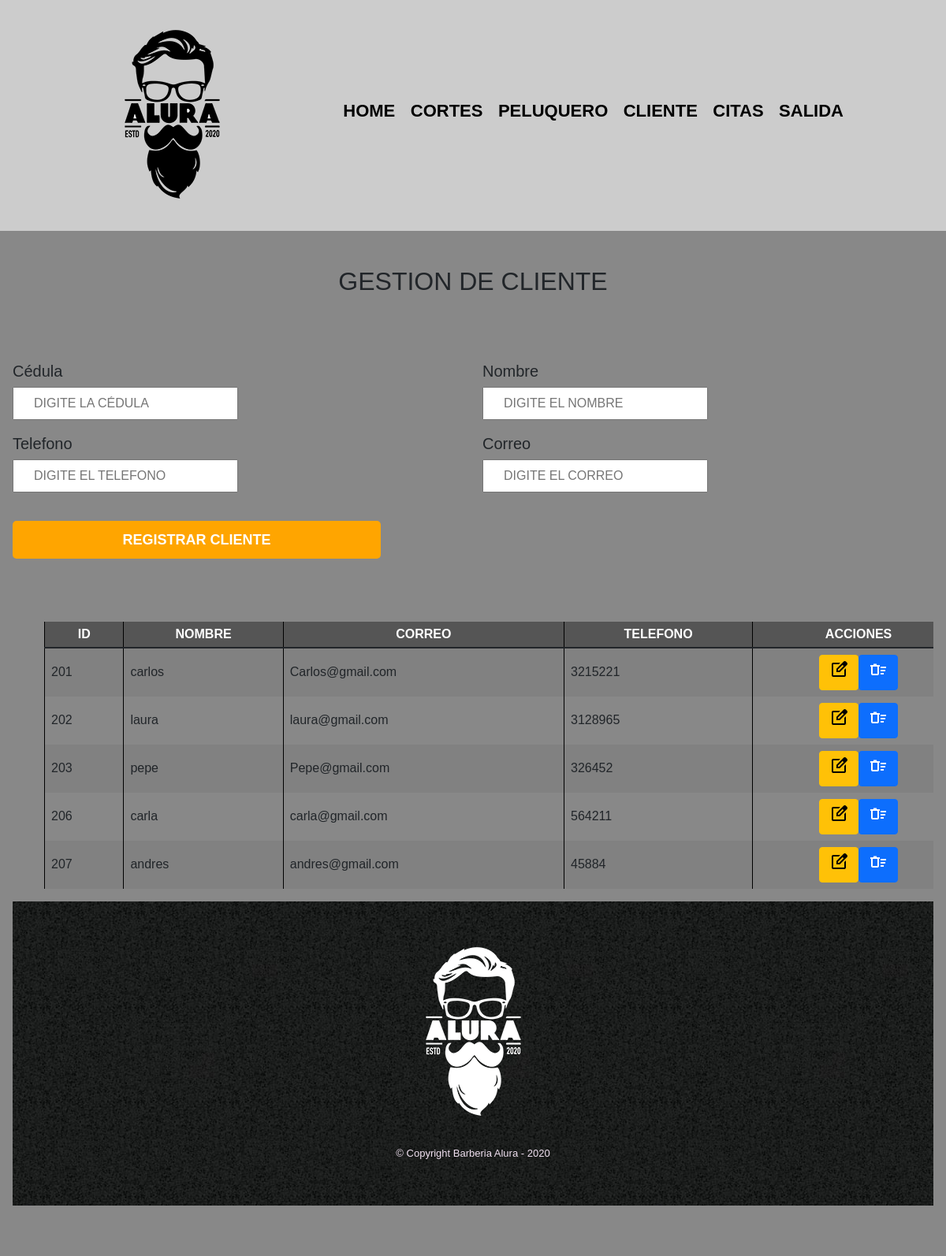
The app's page /Clientes/menuc.php (signed in) with its own data.
### tables this page shows
CREATE TABLE `clientes` (
  `cedulaC` int(11) NOT NULL,
  `nombreC` varchar(50) NOT NULL,
  `Numero` varchar(50) NOT NULL,
  `Correo` varchar(50) NOT NULL,
  `Pass` varchar(200) NOT NULL,
  `Rol` tinyint(1) NOT NULL
);

### Clientes/menuc.php (the view, shortened to what this page needs)
<?php
include('../class/classC.php');
if($_SESSION['usuario']){
?>
<!doctype html>
<html lang="es">
<head>
    <link rel="stylesheet" href="../bootstrap/css/bootstrap.min.css">
    <link rel="stylesheet" href="../sw/dist/sweetalert2.min.css">
    <link rel="stylesheet" href="../css/reset.css">
    <link rel="stylesheet" href="../css/style.css">
</head>
<body onload="limpiar();">
<header>
            <div class="caja">
                <h1><img src="../imagenes/logo.png"></h1>
                <nav>
                    <ul class="navegacion">
                    <li><a href=../index.php>Home</a></li>
                        <li><a href=../Cortes/menuCor.php>Cortes</a></li>
                        <li><a href=../Peluquero/menuP.php>Peluquero</a></li>
                        <li><a href=../Clientes/menuc.php>Cliente</a></li>
                        <li><a href=../Citas/menuCiA.php>Citas</a></li>
                        <li><a href=../salir.php>Salida</a></li>
                    </ul>
                </nav>
            </div>
        </header>
        <main>
        <section class="diferenciales">
        <h2 class="titulo-principal">GESTION DE CLIENTE</h2>
        <div class="card-body">
            <form name="form" action="insert.php" method="post">
  <div class="row">
    <div class="col-md-6">
      <label for="cedula">Cédula</label>
      <input type="number" id="cedulaC" name="cedulaC" class="input-padron" placeholder="DIGITE LA CÉDULA">
    </div>
    <div class="col-md-6">
      <label for="nom">Nombre</label>
      <input type="text" id="nombreC" name="nombreC" class="input-padron" placeholder="DIGITE EL NOMBRE">
    </div>
    <div class="col-md-6">
      <label for="em">Telefono</label>
      <input type="number" id="Correo" name="Correo" class="input-padron" placeholder="DIGITE EL TELEFONO">
    </div>
    <div class="col-md-6">
      <label for="tel">Correo</label>
      <input type="email" id="Numero" name="Numero" class="input-padron" placeholder="DIGITE EL CORREO">
    </div>
  </div>
  <br>
  <input type="submit" class="enviar" value="REGISTRAR CLIENTE" onclick="window.location='./menuc.php'" >
</form>
<?php
$alu = new Alumnos();
$reg=$alu->veralu();
?>
<div class="table-responsive">
    <table id="alu" class="table table-bordered table-striped">
        <thead>
            <tr align="center">
                <th>ID</th>
                <th>NOMBRE</th>
                <th>CORREO</th>
                <th>TELEFONO</th>
                <th>ACCIONES</th>
                </tr>
</thead>
<tbody>
    <?php
    for($i=0;$i<count($reg);$i++){
       echo "<tr>
        <td>".$reg[$i]['cedulaC']."</td>
        <td>".$reg[$i]['nombreC']."</td>
        <td>".$reg[$i]['Correo']."</td>
        <td>".$reg[$i]['Numero']."</td>";
        ?>
        <td align='center'>
        <button class='btn btn-warning' onclick=window.location="./editar.php?id=<?php echo $reg[$i]['cedulaC'];?>">
        <span class="material-symbols-outlined">edit_square</span>
        <button class='btn btn-primary' onclick="eliminar('eliminar.php?id=<?php echo $reg[$i]['cedulaC'];?>')">
        <span class="material-symbols-outlined">delete_sweep</span>
        </td>
        </tr>
    <?php
    }
    ?>
</tbody>
</table>
</div>
    <footer>
   <img src="../imagenes/logo-blanco.png" alt="Logo de la Barberia Alura">
   <p class="copyright">&copy Copyright Barberia Alura - 2020</p>
</footer>
                        </div>
    </section>
    </main>
</body>
</html>
<?php
}
?>

### css/style.css (style rules this page uses)
body { font-family: 'Montserrat', sans-serif; }
header { background-color: #CCCCCC; padding: 20px 0; }
.caja { width: 940px; position: relative; margin: 0 auto; }
nav { position: absolute; top: 110px; right: 0; }
nav li { display: inline; margin: 0 0 0 15px; }
nav a { text-transform: uppercase; color: #000000; font-weight: bold; font-size: 22px; text-decoration: none; }
footer { text-align: center; background: url(../imagenes/bg.jpg); padding: 40px; }
.copyright { color: #fefe; font-size: 13px; margin: 20px; }
form { margin: 40px 0; }
form label, form legend { display: block; font-size: 20px; margin: 0 0 10px; }
.input-padron { display: block; margin: 0 0 20px; padding: 10px 25px; width: 50%; }
.enviar { width: 40%; padding: 15px 0; font-size: 18px; font-weight: bold; color: white; background: orange; border: none; border-radius: 5px; transition: 1s all; cursor: pointer; }
table { margin: 40px 40px; }
thead { background: #555555; color: white; font-weight: bold; }
td, th { border: 1px solid #000000; padding: 8px; }
.titulo-principal { text-align: center; font-size: 2em; margin: 0 0 1em; clear: left; }
.diferenciales { padding: 3em 0; background: #888888; }

### records on screen
clientes: cedulaC "201", nombreC "carlos", Correo "Carlos@gmail.com", Numero "3215221"
clientes: cedulaC "202", nombreC "laura", Correo "laura@gmail.com", Numero "3128965"
clientes: cedulaC "203", nombreC "pepe", Correo "Pepe@gmail.com", Numero "326452"
clientes: cedulaC "206", nombreC "carla", Correo "carla@gmail.com", Numero "564211"
clientes: cedulaC "207", nombreC "andres", Correo "andres@gmail.com", Numero "45884"
